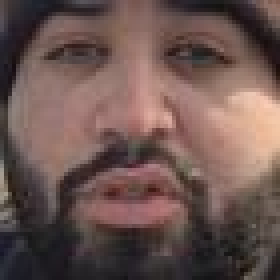
//> input picture AI Software Face/Cebastian_20_20_70_70.jpg, 70 x 70 px (shown 4 times larger); the run also reads 1 picture not shown here
$ ./main Cebastian_20_20_70_70.jpg   (built with g++ and OpenCV 4)
//> lines starting //> are read from the running program, lines starting //| are printed output that depends on the picture
/*By Cebastian Santiago
* AI Software Face Detection
*/
#include <opencv2/core/core.hpp>
#include <opencv2/face.hpp>
#include <opencv2/highgui/highgui.hpp>
#include <opencv2/imgproc/imgproc.hpp>
#include <opencv2/objdetect/objdetect.hpp>
#include<opencv2/imgcodecs.hpp>
#include<opencv2/videoio.hpp>
#include<iostream>
#include<string>
#include<fstream>
#include<vector>


using namespace cv;
using namespace face;


void read_photos( std::vector<Mat>& images, std::vector<int>& labels) {
	//read the photos into the vector
	//1st person
	std::string imagepath = samples::findFile("C:\\Users\\Cebas\\source\\repos\\AI Software Face\\AI Software Face\\Cebastian_20_20_70_70.jpg");
	images.push_back(imread(imagepath, IMREAD_GRAYSCALE));
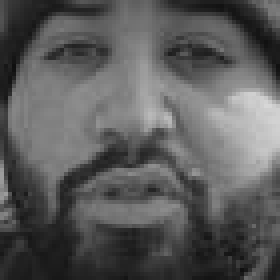
//> images[0]: 70 rows x 70 cols, CV_8UC1 (shown 4 times larger); min 15, max 215, mean 91
	labels.push_back(0);

	imagepath = samples::findFile("C:\\Users\\Cebas\\source\\repos\\AI Software Face\\AI Software Face\\Cebastian1_20_20_70_70.jpg");
	images.push_back(imread(imagepath, IMREAD_GRAYSCALE));
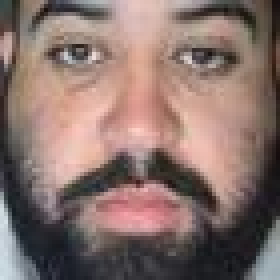
//> input picture AI Software Face/Cebastian1_20_20_70_70.jpg, 70 x 70 px (shown 4 times larger)
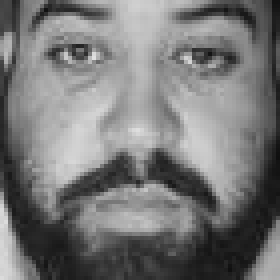
//> images[1]: 70 rows x 70 cols, CV_8UC1 (shown 4 times larger); min 15, max 224, mean 119.4
	labels.push_back(0);

	//2nd person
	imagepath = samples::findFile("C:\\Users\\Cebas\\source\\repos\\AI Software Face\\AI Software Face\\NOE1_20_20_70_70.jpg");
	images.push_back(imread(imagepath, IMREAD_GRAYSCALE));
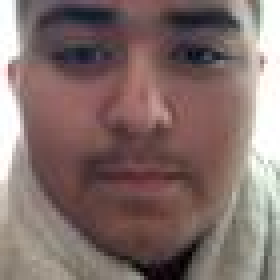
//> input picture AI Software Face/NOE1_20_20_70_70.jpg, 70 x 70 px (shown 4 times larger)
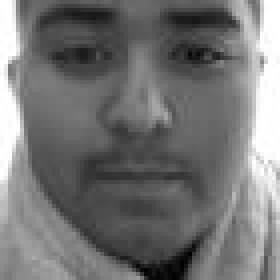
//> images[2]: 70 rows x 70 cols, CV_8UC1 (shown 4 times larger); min 0, max 255, mean 116.4
	labels.push_back(1);

	imagepath = samples::findFile("C:\\Users\\Cebas\\source\\repos\\AI Software Face\\AI Software Face\\NOE2_20_20_70_70.jpg");
	images.push_back(imread(imagepath, IMREAD_GRAYSCALE));
//> images[3]: 70 rows x 70 cols, CV_8UC1; min 0, max 255, mean 116.2
	labels.push_back(1);
}


void Face_Detection(cv::Mat& frames,cv::VideoCapture& video,CascadeClassifier& classifer,int width , int height, cv::Ptr<cv::face::FisherFaceRecognizer> model){
	//vector of string to produce name output and string to produce name
	std::vector<std::string> names = {"Noe","Cebastian"};
	std::string who = "";

	//clone the current frame
	for (;;) {
		video >> frames;
		Mat orginal = frames.clone();

		//conver the current frame to gray
		cv::Mat gray;
		cv::cvtColor(orginal, gray, cv::COLOR_BGR2GRAY);


		//find the current faces in the frame
		std::vector<cv::Rect_<int>> Faces;
		classifer.detectMultiScale(gray, Faces);


		//make the predection of who is in the video
		for (int i = 0; i < Faces.size(); i++) {
			 //process face by face
			Rect faces_i = Faces[i];
			//cropy the face form the image
			Mat face = gray(faces_i);

			//resize the image
			Mat face_resized;
			cv::resize(face, face_resized, Size(width,height),2.0,2.0,INTER_CUBIC);

			//PREDICT WHO EVER IS IN THE VIDEO
			int predict = model->predict(face_resized);


			//output a rectangle to the video
			rectangle(orginal, faces_i, CV_RGB(0,255,0), 1);

			who = format("You are ");
			if (predict >= 0 || predict <= 1) {
				who.append(names[predict]);
			}
			else { who.append("Unkown"); }

			//calculate where the txt should be printed
			int pos_x = std::max(faces_i.tl().x - 10, 0);
			int pos_y = std::max(faces_i.tl().y - 10, 0);

			//put the text in the image
			cv::putText(orginal, who, cv::Point(pos_x, pos_y), FONT_HERSHEY_PLAIN, 2.0,CV_RGB(0,255,0), 2.0);

		}


		//show the output
		cv::imshow("Face ID", orginal);

		//wait 20 Seconds:
		char key = (char)waitKey(20);
		// Exit this loop on escape:
		if (key == 27)
			break;
	}
}


int main(int argc, char* argv[]) {
	//variables and two vectors for lables
	cv::VideoCapture video(0);
	cv::Mat  image, frame , gray;
	std::vector<Mat> images;
	std::vector<int> labels;

	//facial recoginition class
	CascadeClassifier cascade, nestedCascade;
	double scale = 0;
	int s = 0;

	//path to the file
	std::string face = "C:\\opencv-4.1.1\\opencv\\install\\etc\\haarcascades\\haarcascade_frontalface_default.xml";

	//file name for data and fstream to read file in
	std::ifstream inputstream;

	//check for two arguments
	if (argc != 2) {
		std::cout << "usage: " << argv[1] << "no ext file provided\n";
		exit(1);
	}

	inputstream.open(argv[1], std::ios::in); //open for reading the file input

	//verfiy camera can be opened
	if (!video.isOpened()){
		std::cout << "Could not open camera" << std::endl;
		exit(1);
	}

	//call the read_cvs to read the data
	read_photos(images, labels);
//> labels = [0, 0, 1, 1]

	//get the width and height form the image
	int width = images[0].rows;
//> width = 70
	int height = images[0].cols;
//> height = 70


	// Create a FaceRecognizer and train it on the given images
	cv::Ptr<cv::face::FisherFaceRecognizer> model = FisherFaceRecognizer::create();
	model->train(images, labels);
	cascade.load(face);


	//check if the camera is open
	if (!video.isOpened()){
		std::cout << "We could not open the camera " << std::endl;
		exit(1);
	}


	//open the camera and read the image
	while (video.read(image)){
//> image is the input picture: 70 rows x 70 cols, CV_8UC3; mean B, G, R 80.2, 84.7, 107.5

		//if we didnt recieve anything form the video
		if (image.empty()){
			std::cout << "Did not read anything form the video " << std::endl;
			exit(1);
		}


		//call the face_dectection algorithm function
		Face_Detection(gray,video,cascade,width,height,model);
//> in Face_Detection, `classifer.detectMultiScale(gray, Faces);`: Faces = empty
//> the Esc key is pressed

		if (cv::waitKey(10) > 0) {
//> the Esc key is pressed
			break;
		}

	}
	video.~VideoCapture();
	return 0;
}
